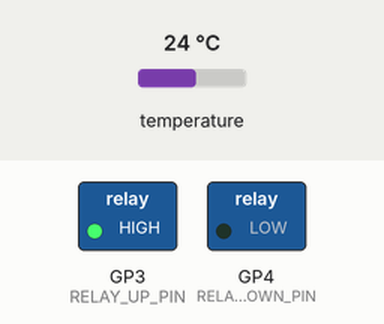
A program run on a simulated Raspberry Pi Pico running MicroPython. Parts: switched loads named in the program (green lamp = pin HIGH). The inputs (shaded band) are chosen by the test bench; at power-on: temperature 24 °C. The clock reads 2024-03-15 10:24:30 at power-on unless the program sets it; what the program prints to the serial console is not drawn.

Above: at 2.2 s.
2.3 s: temperature set to 27.6 °C
6.3 s: temperature set to 28.8 °C
At 9.1 s:
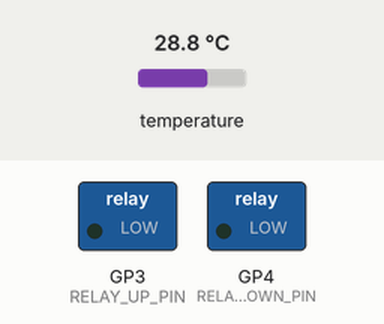
10.3 s: temperature set to 32.2 °C
14.3 s: temperature set to 33.6 °C
At 18.1 s:
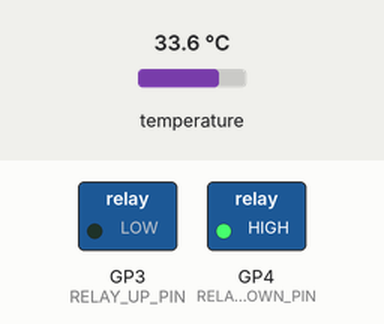
18.3 s: temperature set to 32.7 °C
20.9 s: temperature set to 31.5 °C
At 23.9 s:
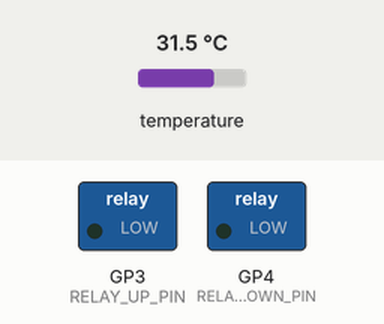
Timing chart, 0 to 24.9 s (numbered marks = the images above; inputs shaded):
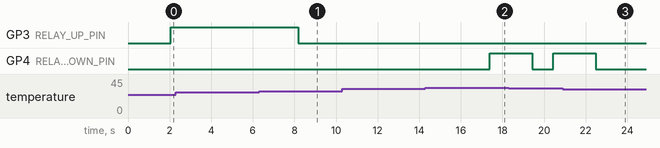

Measured:
- the behaviour switches between 28 and 28.1 °C on temperature (found by bisection; images 0 and 1)
- the behaviour switches between 33 and 33.1 °C on temperature (found by bisection; images 1 and 2)
- the behaviour switches between 32 and 31.9 °C on temperature (found by bisection; images 2 and 3)
- after the input at 2.3 s, every drawn part: stays the same
- after the input at 6.3 s, GP3 (RELAY_UP_PIN): HIGH → LOW after 1.9 s instead of 3.9 s
- after the input at 10.3 s, every drawn part: stays the same
- after the input at 20.9 s, GP4 (RELAY_DOWN_PIN): goes on until 22.5 s, then stays LOW

The program:

main.py
```python
import time
from machine import Pin
import ds18x20
import onewire

def constrain(val, min_val, max_val):
    return max(min_val, min(max_val, val))

class PIDController:
    def __init__(self, set_value=30.0, k_p=0.4, k_i=0.1, k_d=0.1, cycle=2.0, valve=60.0, dead_zone=2.0):
        # Ініціалізація змінних
        self.SET_VALUE = set_value
        self.K_P = k_p
        self.K_I = k_i
        self.K_D = k_d
        self.CYCLE = cycle
        self.VALVE = valve
        self.DEAD_ZONE = dead_zone

        # Ініціалізація змінних для ПІД-регулятора
        self.E_1 = 0.0
        self.E_2 = 0.0
        self.E_3 = 0.0
        self.SUM_D_T = 0.0
        self.TIMER_PID = 0.0
        self.TIMER_PID_UP = 0.0
        self.TIMER_PID_DOWN = 0.0
        self.PID_PULSE = 0
        self.HAND_UP = False
        self.HAND_DOWN = False
        self.ON_OFF = True
        self.AUTO_HAND = True
        self.PULSE_100MS = 0
        self.TIMER_100MS = 0.0
        self.MILLIS_FLOAT_1 = 0.0
        self.MILLIS_FLOAT_VALVE = 0.0
        self.D_T = 0.0
        self.UP = False
        self.DOWN = False

        # Налаштування GPIO
        self.RELAY_UP_PIN = Pin(3, Pin.OUT)
        self.RELAY_DOWN_PIN = Pin(4, Pin.OUT)

        # Ініціалізація датчика DS18B20
        self.ds_pin = Pin(21)
        self.ds_sensor = ds18x20.DS18X20(onewire.OneWire(self.ds_pin))
        self.roms = self.ds_sensor.scan()
        if self.roms:
            self.sensor_available = True
            self.PRESENT_VALUE = self.read_temperature()  # Ініціалізація температури
        else:
            self.sensor_available = False
            self.PRESENT_VALUE = 0.0

        # Ініціалізація часу старту
        self.start_time = time.time()

    def read_temperature(self):
        # Зчитування температури з датчика DS18B20
        try:
            if self.sensor_available:
                self.ds_sensor.convert_temp()
                time.sleep(1)  # Затримка для зчитування температури
                temp = self.ds_sensor.read_temp(self.roms[0])

                if temp is not None:
                    return temp
        except Exception as e:
            print(f"Error reading temperature: {e}")
        return 0.0  # Повертаємо значення за замовчуванням у разі помилки або відсутності сенсора

    def run(self):
        try:
            while True:
                if self.sensor_available:
                    self.PRESENT_VALUE = self.read_temperature()
                self.update()
                self.control()
                self.print_status()
                time.sleep(0.01)
        except KeyboardInterrupt:
            print("Программа завершена пользователем")

    def update(self):
        MILLIS_FLOAT = float(time.ticks_ms())
        MILLIS_FLOAT_SEK = MILLIS_FLOAT / 1000.0

        self.E_1 = self.SET_VALUE - self.PRESENT_VALUE

        if self.K_I == 0.0:
            self.K_I = 9999.0

        self.K_P = constrain(self.K_P, -99.0, 99.0)
        self.K_I = constrain(self.K_I, 1.0, 9999.0)
        self.K_D = constrain(self.K_D, 0.0, 9999.0)
        self.CYCLE = constrain(self.CYCLE, 1.0, 25.0)
        self.VALVE = constrain(self.VALVE, 15.0, 250.0)
        self.DEAD_ZONE = constrain(self.DEAD_ZONE, 0.0, 9999.0)

        if self.TIMER_PID == 0.0 and not self.PID_PULSE:
            self.PID_PULSE = 1
            self.MILLIS_FLOAT_1 = MILLIS_FLOAT_SEK
            self.D_T = self.K_P * (self.E_1 - self.E_2 + self.CYCLE * self.E_2 / self.K_I +
                                   self.K_D * (self.E_1 - 2 * self.E_2 + self.E_3) / self.CYCLE) * self.VALVE / 100.0
            self.E_3 = self.E_2
            self.E_2 = self.E_1
            self.SUM_D_T += self.D_T
            if self.SUM_D_T >= 0.5:
                self.TIMER_PID_DOWN = 0.0
            if self.SUM_D_T <= -0.5:
                self.TIMER_PID_UP = 0.0
            if -self.DEAD_ZONE < self.E_1 < self.DEAD_ZONE:
                self.D_T = 0.0
                self.SUM_D_T = 0.0

        self.TIMER_PID = MILLIS_FLOAT_SEK - self.MILLIS_FLOAT_1
        if self.ON_OFF and self.AUTO_HAND:
            if self.TIMER_PID >= self.CYCLE:
                self.PID_PULSE = 0
                self.TIMER_PID = 0.0
                if self.SUM_D_T >= 0.5 or self.SUM_D_T <= -0.5:
                    self.SUM_D_T = 0.0
            if self.TIMER_PID < 0.0:
                self.MILLIS_FLOAT_1 = MILLIS_FLOAT_SEK
        else:
            self.PID_PULSE = 0
            self.D_T = 0.0
            self.SUM_D_T = 0.0
            self.TIMER_PID = 0.0
            self.E_3 = self.E_1
            self.E_2 = self.E_1
            self.TIMER_PID_UP = 0.0
            self.TIMER_PID_DOWN = 0.0

        if self.TIMER_100MS == 0.0 and not self.PULSE_100MS:
            self.PULSE_100MS = 1
            self.MILLIS_FLOAT_VALVE = MILLIS_FLOAT_SEK
        else:
            self.PULSE_100MS = 0

        self.TIMER_100MS = MILLIS_FLOAT_SEK - self.MILLIS_FLOAT_VALVE
        if self.TIMER_100MS >= 0.1 or self.TIMER_100MS < 0.0:
            self.TIMER_100MS = 0.0

    def control(self):
        if not self.sensor_available:
            self.RELAY_UP_PIN.value(0)
            self.RELAY_DOWN_PIN.value(0)
            return

        self.UP = (((self.SUM_D_T >= self.TIMER_PID and self.SUM_D_T >= 0.5) or self.D_T >= self.CYCLE - 0.5 or self.TIMER_PID_UP >= self.VALVE) and self.AUTO_HAND or (self.HAND_UP and not self.AUTO_HAND)) and self.ON_OFF and not self.DOWN
        if self.UP and self.TIMER_PID_UP < self.VALVE:
            self.TIMER_PID_UP += 0.1
            self.RELAY_UP_PIN.value(1)
        else:
            self.RELAY_UP_PIN.value(0)

        self.DOWN = (((self.SUM_D_T <= -self.TIMER_PID and self.SUM_D_T <= -0.5) or self.D_T <= -self.CYCLE + 0.5 or self.TIMER_PID_DOWN >= self.VALVE) and self.AUTO_HAND or (self.HAND_DOWN and not self.AUTO_HAND)) and self.ON_OFF and not self.UP
        if self.DOWN and self.TIMER_PID_DOWN < self.VALVE:
            self.TIMER_PID_DOWN += 0.1
            self.RELAY_DOWN_PIN.value(1)
        else:
            self.RELAY_DOWN_PIN.value(0)

    def print_status(self):
        elapsed_time = time.time() - self.start_time
        print(f"E_1: {self.E_1:.2f}, D_T: {self.D_T:.2f}, SUM_D_T: {self.SUM_D_T:.2f}, TIMER_PID_UP: {self.TIMER_PID_UP:.2f}, TIMER_PID_DOWN: {self.TIMER_PID_DOWN:.2f}, UP: {self.UP}, DOWN: {self.DOWN}, Elapsed Time: {elapsed_time:.2f} sec")

if __name__ == "__main__":
    controller = PIDController()
    controller.run()
```
